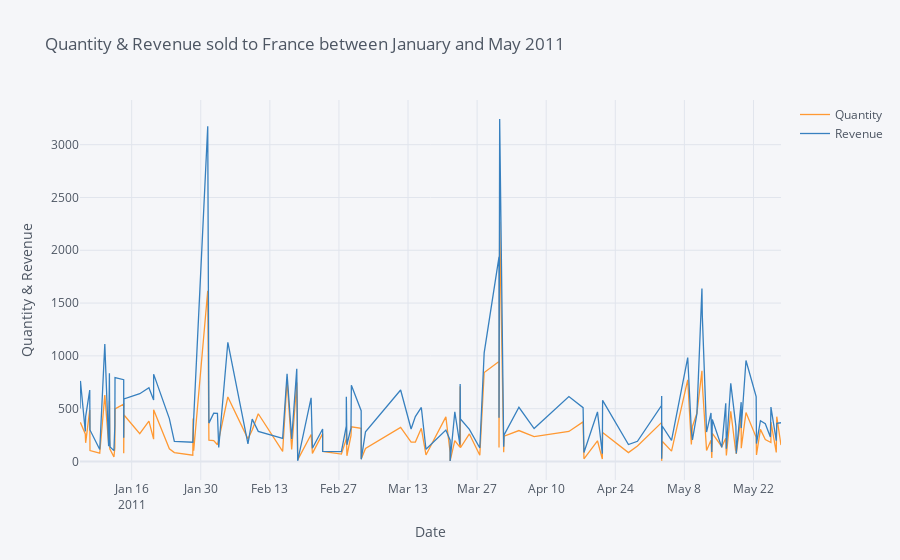

Notebook cell for this chart:
### Code cell
df2.iplot(kind='line', x='InvoiceDate', 
          xTitle='Date',
          yTitle='Quantity & Revenue', 
          title='Quantity & Revenue sold to France between January and May 2011')
